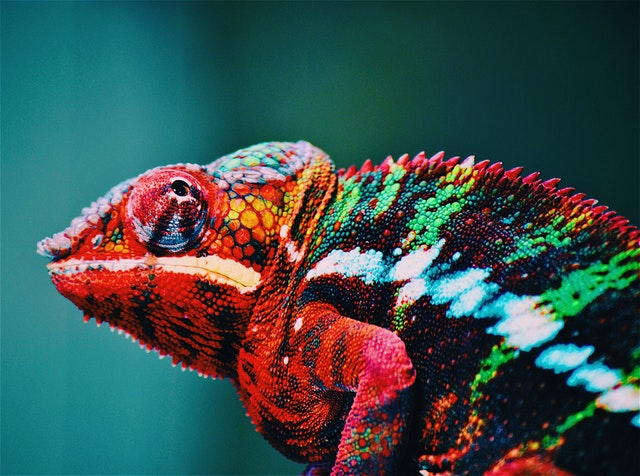
#> input picture image/color.jpg, 640 x 476 px
$ jupyter execute --allow-errors open_cv2_basics.ipynb   (shell and % lines are left out)
#> lines starting #> are read from the running program, lines starting #| are printed output that depends on the picture; after the words box and inside, x2 and y2 are one past the last pixel; in counts of white or black regions, pixels touching at a corner belong together
<a href="https://colab.research.google.com/github/innovatorved/start-with-opencv/blob/master/open_cv2_basics.ipynb" target="_parent"></a>

[cell 1]
%cd drive/MyDrive

##**Start**

[cell 2]
import cv2
# import numpy as np
from google.colab.patches import cv2_imshow

# read img : cv2.imread(__img-path-name__)
img = cv2.imread("image/color.jpg")
#> img is the input picture: shape (476, 640, 3); mean B, G, R 78, 79.8, 59.2

# show image : cv2_imshow(__name of read image__)
cv2_imshow(img)

[cell 3]
# check the Dimensions of image
img.shape
#> Out = (476, 640, 3)

##Changing Colour Profiles

[cell 4]
# changing Gray Scale
img2 = cv2.imread("image/img1.jpg")
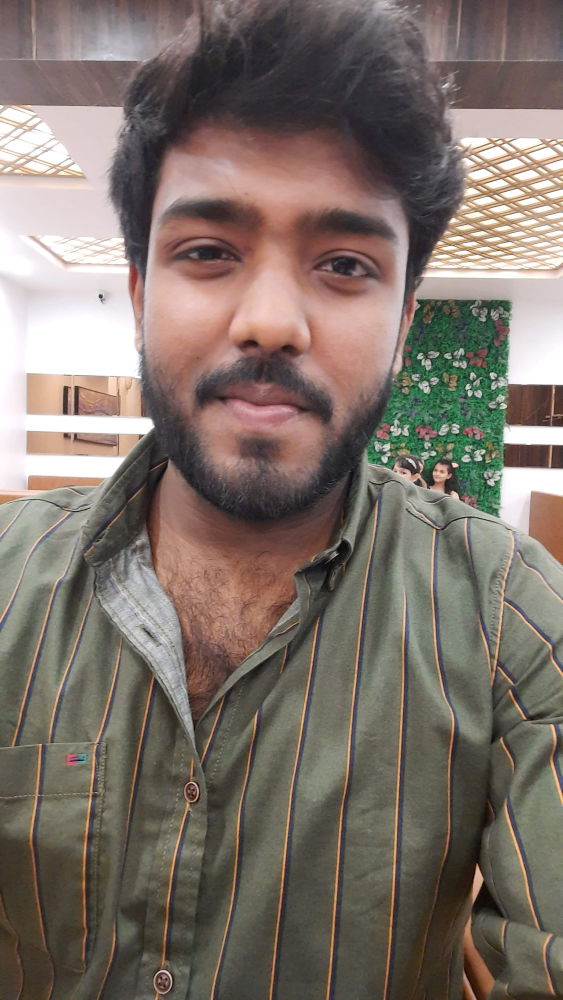
#> input picture image/img1.jpg, 2250 x 4000 px (shown at 1/4 size)
#> img2 is the input picture: shape (4000, 2250, 3); mean B, G, R 105.7, 114.1, 125.6
ch_gray = cv2.cvtColor(img2 , cv2.COLOR_BGR2GRAY)
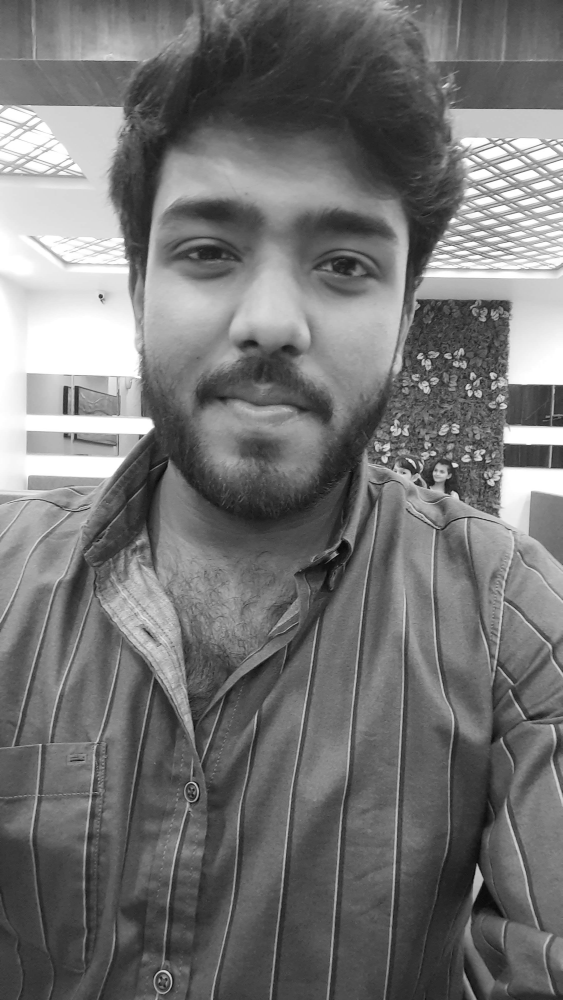
#> ch_gray: shape (4000, 2250) (shown at 1/4 size); min 0, max 255, mean 116.5
cv2_imshow(ch_gray)

# if we change image BGR 2 Gray we compress 3 channel into single channel
# these channels contain information of Red , Blue and Green color info of image
# we have reduce no.  of channelss also information and pixels

print(f"Shape of RGB {(img2.shape)} and Shape of Grey {ch_gray.shape}")
#| Shape of RGB (4000, 2250, 3) and Shape of Grey (4000, 2250)

[cell 5]
IMG3 = cv2.cvtColor(img2 , cv2.COLOR_BGR2RGBA)
print(IMG3.shape)
#| (4000, 2250, 4)
cv2_imshow(IMG3)

[cell 6]
# HSL image
# also 3 channels but color info is define on single bit
# convert ch_gray into hsv image
# HSV stands for: HUE SATURATION VARIANCE
hsv = cv2.cvtColor(img2 , cv2.COLOR_BGR2HSV)
#> hsv: shape (4000, 2250, 3); mean H, S, V 49.3, 49.8, 127.8
print(hsv.shape)
#| (4000, 2250, 3)
cv2_imshow(hsv)

##Edge Detection

[cell 7]
import cv2
from google.colab.patches import cv2_imshow
import numpy as np
import matplotlib.pyplot as plt

img4 = cv2.imread("image/light.jpg")
#> (the rest of this cell did not finish here and is left out)

[cell 8]
# Erosion
# Remove Pixels from Boundaries
# ersosion genrally use to remove noise better with dilation
kernel = np.ones((1,1),np.uint8)
#> (the rest of this cell did not finish here and is left out)

[cell 9]
# Dialtion
# Add pixels in Boundaries
kernel2 = np.ones((5,5),np.uint8)
#> (the rest of this cell did not finish here and is left out)

###perform Erosion and Dilation on Image

[cell 10]
import cv2
from google.colab.patches import cv2_imshow
import numpy as np
import matplotlib.pyplot as plt
# Always erosio after Dilated image
# first add pixels in boundaries by Dialation then remove pixels from boundaries by erosion
# select img light2.jpg

# firsdt read the image
# image/light.jpg
my_img = cv2.imread("image/color.jpg")
print(my_img.shape)  # shape of image
#| (476, 640, 3)

# change image in to grey scale for performing Canny
grey_my_img = cv2.cvtColor(my_img , cv2.COLOR_BGR2GRAY)
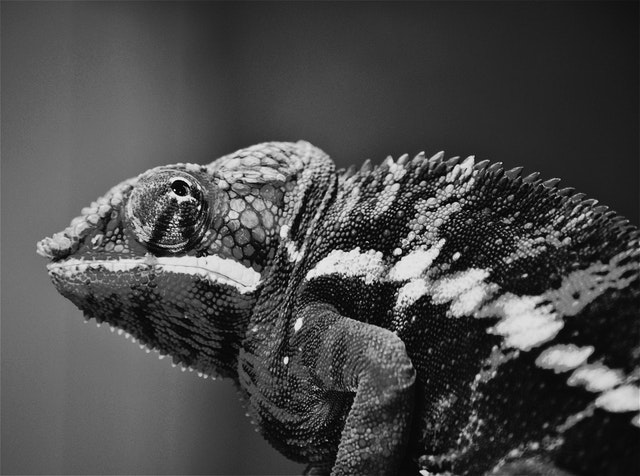
#> grey_my_img: shape (476, 640); min 0, max 248, mean 73.4

# Change Grey Scale image into Canny Image
canny_my_img = cv2.Canny(grey_my_img , 150 , 200)
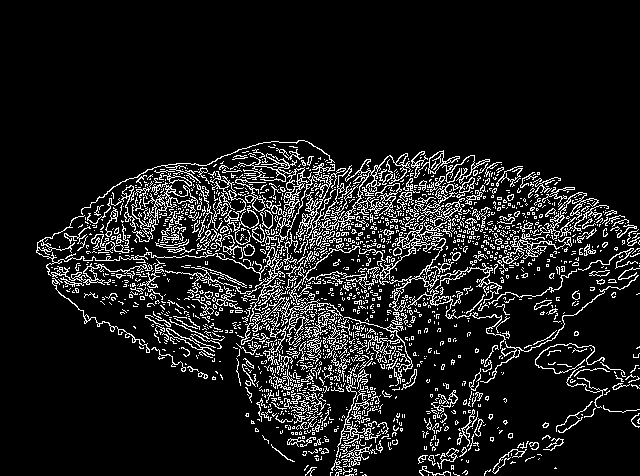
#> canny_my_img: shape (476, 640); 10.9% white in thin lines or dots, all inside (x1, y1, x2, y2) = (36, 140, 640, 476)
# cv2_imshow(canny_my_img)

# perform Dilation first
# make window or kernel
kernel = np.ones((5,5) ,np.uint8 )
dilate_my_img = cv2.dilate(canny_my_img , kernel , iterations = 1)
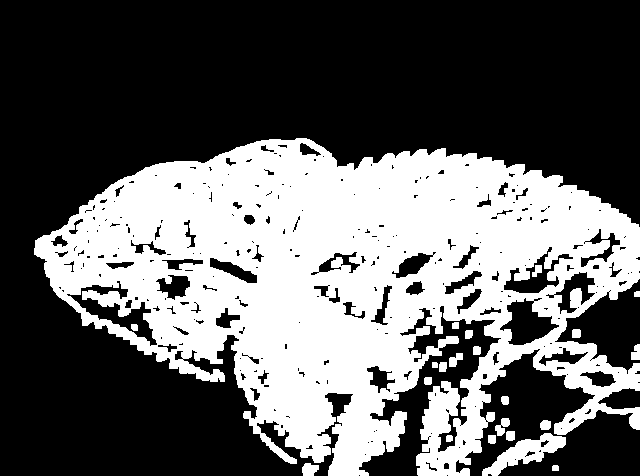
#> dilate_my_img: shape (476, 640); 38.4% white; 22 white regions, largest, box (x1, y1, x2, y2) and area: (34, 138, 640, 476) 114153, (482, 433, 566, 476) 1374, (302, 463, 319, 476) 171
# cv2_imshow(dilate_my_img)

# then perform Erosion
erosion_my_img = cv2.erode(dilate_my_img , kernel , iterations = 1)
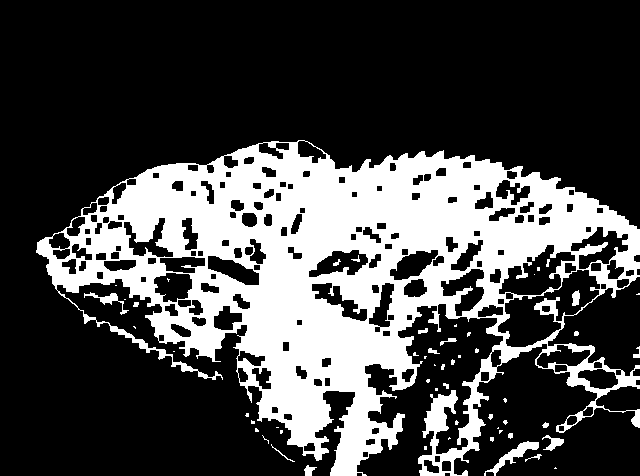
#> erosion_my_img: shape (476, 640); 28.2% white; 55 white regions (34 under 20 px), largest, box (x1, y1, x2, y2) and area: (36, 140, 640, 476) 84059, (484, 441, 539, 476) 452, (84, 292, 129, 315) 220
# cv2_imshow(erosion_my_img)

# show these all image horizentaly by np.hstach fun
# cv2_imshow(my_img)
display = np.hstack((grey_my_img ,canny_my_img , dilate_my_img , erosion_my_img))
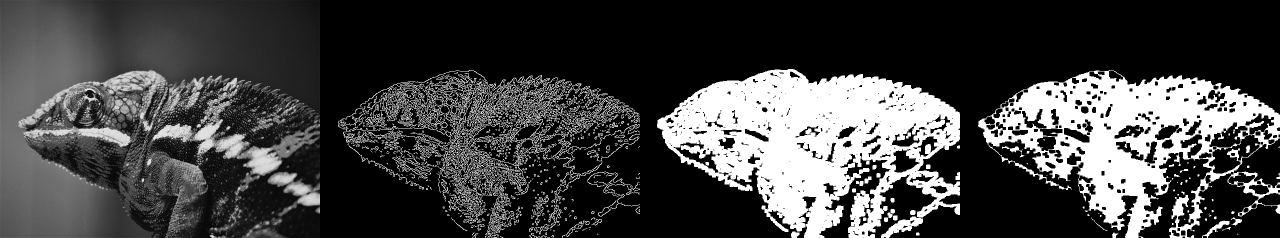
#> display: shape (476, 2560) (shown at 1/2 size); min 0, max 255, mean 67.8
cv2_imshow(display)

[cell 11]
# create figure
fig = plt.figure(figsize=(20,10))
rows = 2
columns = 2

fig.add_subplot(rows, columns, 1)
plt.imshow(grey_my_img)

fig.add_subplot(rows, columns, 2)
plt.imshow(canny_my_img)

fig.add_subplot(rows, columns, 3)
plt.imshow(dilate_my_img)

fig.add_subplot(rows, columns, 4)
plt.imshow(erosion_my_img)

plt.show()

## Image Manipulation Noise Removal

[cell 12]
# we study noise removal one of the branch of Image manipulation
import numpy as np
import cv2
from google.colab.patches import cv2_imshow
import matplotlib.pyplot as plt

lion_img = cv2.imread("image/lion.jpg")
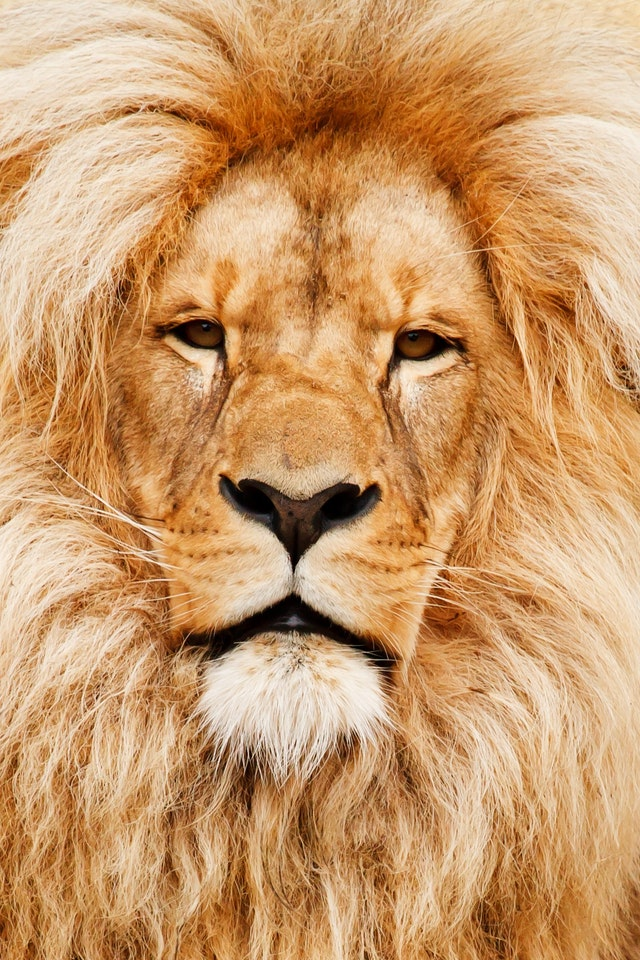
#> input picture image/lion.jpg, 640 x 960 px
#> lion_img is the input picture: shape (960, 640, 3); mean B, G, R 106.8, 154.5, 202.2
print(lion_img.shape)
#| (960, 640, 3)
# cv2_imshow(lion_img)

# Image Denoising
# it apply noising filter
# it remove large extent by its averaging pixels by  taking mean of pixel in that area and denoising it
"""
Modification of fastNlMeansDenoising function for colored images.

Parameters
    src	            Input 8-bit 3-channel image.
    dst	            Output image with the same size and type as src .
    h_luminance	    Parameter regulating filter strength. Big h value perfectly removes noise but also removes image details, smaller h value preserves details but also preserves some noise
    photo_render	  float The same as h but for color components. For most images value equals 10 will be enough to remove colored noise and do not distort colors
    search_window	  Size in pixels of the window that is used to compute weighted average for given pixel. Should be odd. Affect performance linearly: greater search_window - greater denoising time. Recommended value 21 pixels
    block_size	    Size in pixels of the template patch that is used to compute weights. Should be odd. Recommended value 7 pixels
    stream	        Stream for the asynchronous invocations.

"""

denoise = cv2.fastNlMeansDenoisingColored(lion_img , None , 19,10 ,21 ,7)
display2 = np.hstack((lion_img , denoise))
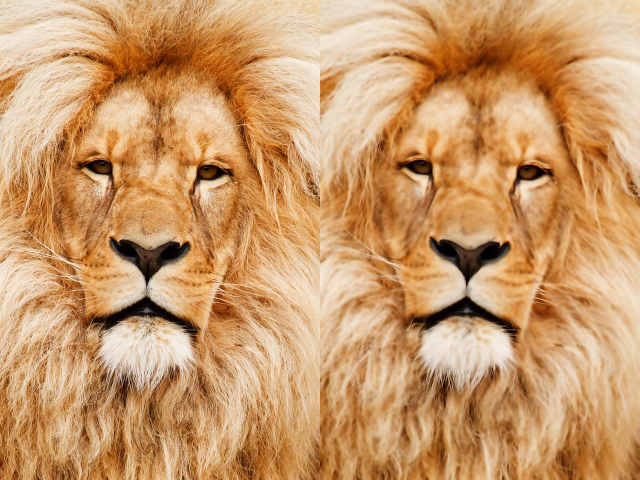
#> display2: shape (960, 1280, 3) (shown at 1/2 size); mean B, G, R 105.7, 154, 202
cv2_imshow(display2)

##Drawing Shapes and Writing

[cell 13]
import cv2
from google.colab.patches import cv2_imshow
import numpy as np
import matplotlib.pyplot as plt

# creating an image using numpy
matrix = np.zeros((512 , 512 ,3) , np.uint8) # black box of 512 * 512
# mat = cv2.imread("")
# uint8 : 0 to 255
# cv2_imshow(matrix) # black box of 512 * 512

###Drawing Functions

[cell 14]
import cv2
from google.colab.patches import cv2_imshow
import numpy as np
import matplotlib.pyplot as plt

# create black image
image_black = np.zeros((512 , 512 ,3) , np.uint8) # black box of 512 * 512
# Draw a Circle
# cv2.circle(__img-source__ , __circle-center-by-x-y__ ,__radius__ , __colour__(blue , green , red),thickness)
cv2.circle(image_black , (100,100) ,50 , (50 , 255 , 120) , 10)
# cv2_imshow(image_black)
# Draw a rectangle
"""
rectangle(img, pt1, pt2, color[, thickness[, lineType[, shift]]]) -> img
.   @brief Draws a simple, thick, or filled up-right rectangle.
.
.   The function cv::rectangle draws a rectangle outline or a filled rectangle whose two opposite corners
.   are pt1 and pt2.
.
.   @param img Image.
.   @param pt1 Vertex of the rectangle. is the up-left coordinates of an rectangle
.   @param pt2 Vertex of the rectangle opposite to pt1 . is the down-right coordinates of and rectangle
.   @param color Rectangle color or brightness (grayscale image).
.   @param thickness Thickness of lines that make up the rectangle
"""
cv2.rectangle(image_black ,(200 ,200) ,(400,400) ,(255,0,0) , 5)
# cv2_imshow(image_black)

# Draw a line
"""
line(img, pt1, pt2, color[, thickness[, lineType[, shift]]]) -> img
.   @brief Draws a line segment connecting two points.
.
.   The function line draws the line segment between pt1 and pt2 points in the image. The line is
.   clipped by the image boundaries. For non-antialiased lines with integer coordinates, the 8-connected
.   or 4-connected Bresenham algorithm is used. Thick lines are drawn with rounding endings. Antialiased
.   lines are drawn using Gaussian filtering.
.
.   @param img Image.
.   @param pt1 First point of the line segment.
"""
cv2.line(image_black , (100,100) ,(400 , 100) , (0,0,255) , 2)
# cv2_imshow(image_black)

# Write text on an Image
"""
putText(img, text, org, fontFace, fontScale, color[, thickness[, lineType[, bottomLeftOrigin]]]) -> img
.   @brief Draws a text string.
.
.   The function cv::putText renders the specified text string in the image. Symbols that cannot be rendered
.   using the specified font are replaced by question marks. See #getTextSize for a text rendering code
.   example.
.
.   @param img Image.
.   @param text Text string to be drawn.
.   @param org Bottom-left corner of the text string in the image.
.   @param fontFace Font type, see #HersheyFonts.
.   @param Scale fontsize
.   @param Colour (B,G,R) value
.   @param Thickness of font
"""
cv2.putText(image_black , "Ved Prakash Gupta" , (300,480) , cv2.FONT_HERSHEY_COMPLEX , 0.5 ,(255,120,115) , 1)
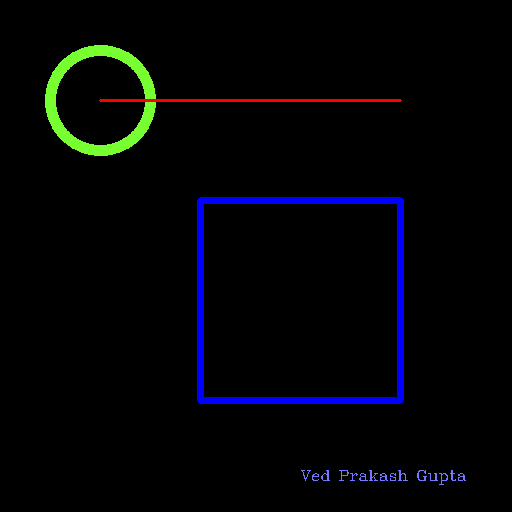
#> image_black: shape (512, 512, 3); mean of channels 0, 1, 2 6.6, 3.5, 2.7; drawn as B, G, R
cv2_imshow(image_black)
